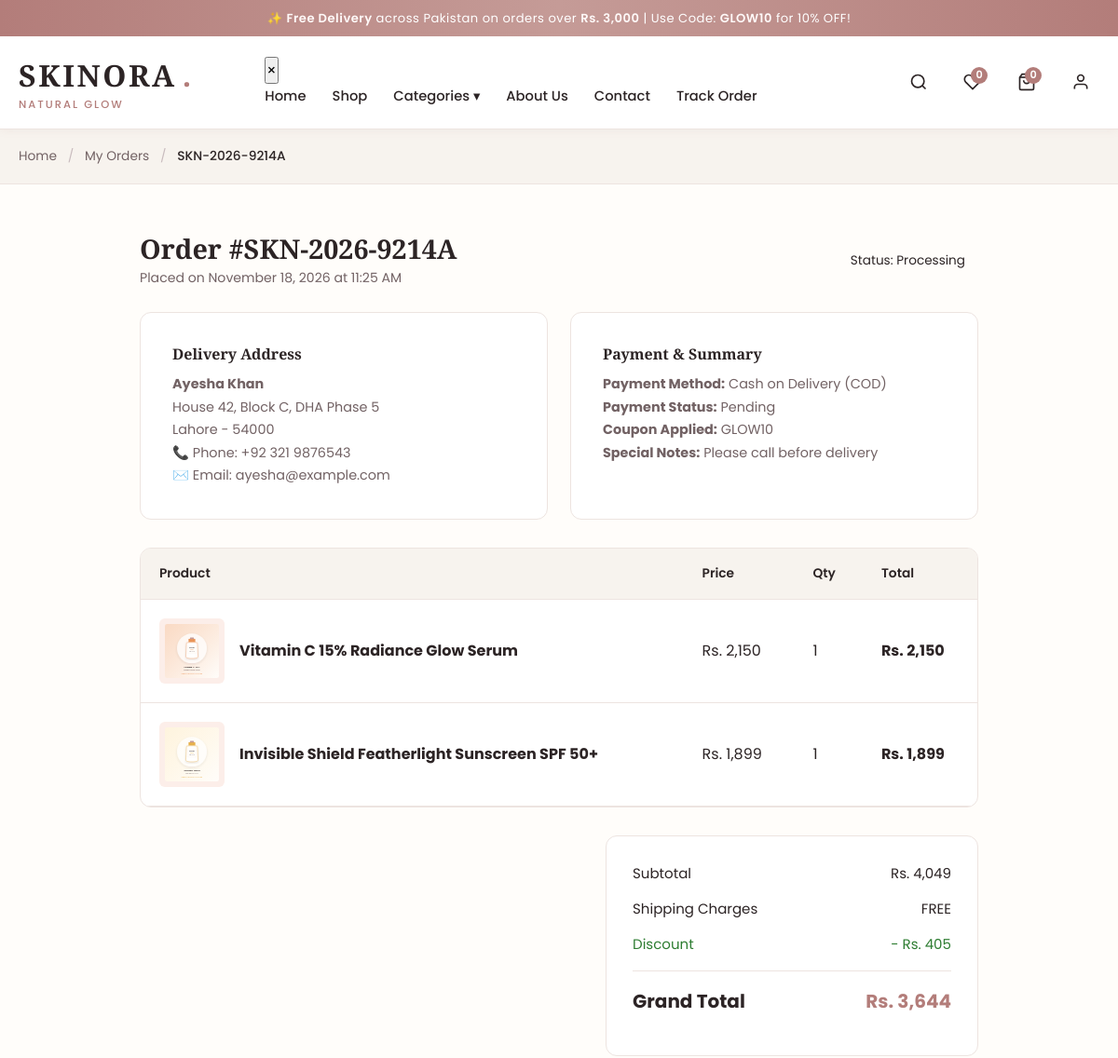
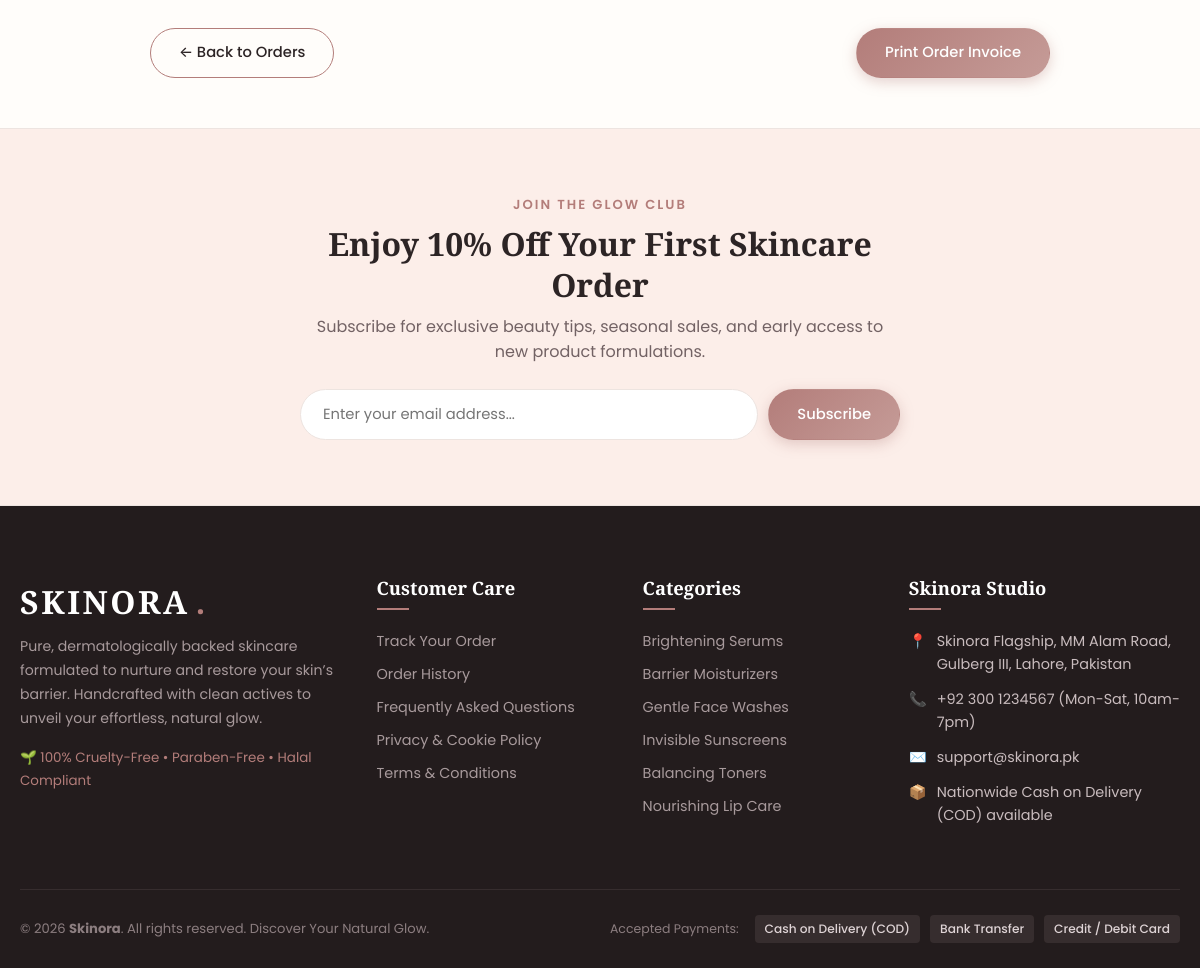
/order-details.php?id=1 (signed in), run on the app's committed database (2 pictures, top to bottom).
### tables this page shows
CREATE TABLE `orders` (
  `id` INT UNSIGNED AUTO_INCREMENT PRIMARY KEY,
  `order_number` VARCHAR(50) NOT NULL UNIQUE,
  `user_id` INT UNSIGNED NULL,
  `customer_name` VARCHAR(120) NOT NULL,
  `customer_email` VARCHAR(150) NOT NULL,
  `customer_phone` VARCHAR(30) NOT NULL,
  `shipping_address` VARCHAR(255) NOT NULL,
  `city` VARCHAR(80) NOT NULL,
  `postal_code` VARCHAR(20) NULL,
  `subtotal` DECIMAL(10,2) NOT NULL,
  `shipping_fee` DECIMAL(10,2) NOT NULL DEFAULT 0.00,
  `discount_amount` DECIMAL(10,2) NOT NULL DEFAULT 0.00,
  `total_amount` DECIMAL(10,2) NOT NULL,
  `payment_method` ENUM('cod', 'card', 'bank_transfer') NOT NULL DEFAULT 'cod',
  `payment_status` ENUM('pending', 'paid', 'failed') NOT NULL DEFAULT 'pending',
  `order_status` ENUM('pending', 'processing', 'shipped', 'delivered', 'cancelled') NOT NULL DEFAULT 'pending',
  `notes` TEXT NULL,
  `coupon_code` VARCHAR(50) NULL,
  `created_at` TIMESTAMP DEFAULT CURRENT_TIMESTAMP,
  `updated_at` TIMESTAMP DEFAULT CURRENT_TIMESTAMP ON UPDATE CURRENT_TIMESTAMP,
  INDEX `idx_order_num` (`order_number`),
  INDEX `idx_order_user` (`user_id`),
  INDEX `idx_order_status` (`order_status`),
  CONSTRAINT `fk_orders_user` FOREIGN KEY (`user_id`) REFERENCES `users` (`id`) ON DELETE SET NULL ON UPDATE CASCADE
);

CREATE TABLE `order_items` (
  `id` INT UNSIGNED AUTO_INCREMENT PRIMARY KEY,
  `order_id` INT UNSIGNED NOT NULL,
  `product_id` INT UNSIGNED NULL,
  `product_name` VARCHAR(200) NOT NULL,
  `product_price` DECIMAL(10,2) NOT NULL,
  `quantity` INT UNSIGNED NOT NULL DEFAULT 1,
  `subtotal` DECIMAL(10,2) NOT NULL,
  INDEX `idx_oitems_order` (`order_id`),
  CONSTRAINT `fk_oitems_order` FOREIGN KEY (`order_id`) REFERENCES `orders` (`id`) ON DELETE CASCADE ON UPDATE CASCADE,
  CONSTRAINT `fk_oitems_prod` FOREIGN KEY (`product_id`) REFERENCES `products` (`id`) ON DELETE SET NULL ON UPDATE CASCADE
);

CREATE TABLE `products` (
  `id` INT UNSIGNED AUTO_INCREMENT PRIMARY KEY,
  `category_id` INT UNSIGNED NULL,
  `name` VARCHAR(200) NOT NULL,
  `slug` VARCHAR(220) NOT NULL UNIQUE,
  `sku` VARCHAR(60) NULL UNIQUE,
  `short_description` VARCHAR(350) NULL,
  `full_description` LONGTEXT NULL,
  `ingredients` TEXT NULL,
  `how_to_use` TEXT NULL,
  `price` DECIMAL(10,2) NOT NULL,
  `sale_price` DECIMAL(10,2) NULL DEFAULT NULL,
  `stock_quantity` INT NOT NULL DEFAULT 0,
  `main_image` VARCHAR(255) NULL,
  `is_featured` TINYINT(1) NOT NULL DEFAULT 0,
  `is_best_seller` TINYINT(1) NOT NULL DEFAULT 0,
  `is_new_arrival` TINYINT(1) NOT NULL DEFAULT 1,
  `status` ENUM('active', 'inactive') NOT NULL DEFAULT 'active',
  `created_at` TIMESTAMP DEFAULT CURRENT_TIMESTAMP,
  `updated_at` TIMESTAMP DEFAULT CURRENT_TIMESTAMP ON UPDATE CURRENT_TIMESTAMP,
  INDEX `idx_prod_category` (`category_id`),
  INDEX `idx_prod_slug` (`slug`),
  INDEX `idx_prod_featured` (`is_featured`),
  INDEX `idx_prod_price` (`price`),
  CONSTRAINT `fk_products_category` FOREIGN KEY (`category_id`) REFERENCES `categories` (`id`) ON DELETE SET NULL ON UPDATE CASCADE
);

### includes/functions.php (called while the page is built, shortened)
<?php
function e(?string $string): string {
    return htmlspecialchars((string)$string, ENT_QUOTES, 'UTF-8');
}
function formatPrice($amount): string {
    return SITE_CURRENCY_SYMBOL . number_format((float)$amount, 0);
}
function getCartSessionId(): string {
    return $_SESSION['cart_session_id'];
}
function getOrCreateCartId(PDO $db, ?int $userId = null): int {
    $sessionId = getCartSessionId();
    if ($userId) {
        $stmt = $db->prepare("SELECT id FROM cart WHERE user_id = ? LIMIT 1");
        $stmt->execute([$userId]);
        $cart = $stmt->fetch();
        $stmt = $db->prepare("SELECT id FROM cart WHERE session_id = ? AND user_id IS NULL LIMIT 1");
        $stmt->execute([$sessionId]);
        $guestCart = $stmt->fetch();
        $stmt = $db->prepare("INSERT INTO cart (user_id, session_id, created_at) VALUES (?, ?, NOW())");
        $stmt->execute([$userId, $sessionId]);
        return (int)$db->lastInsertId();
    }
}
function getCartDetails(PDO $db, ?int $userId = null): array {
    $cartId = getOrCreateCartId($db, $userId);
    $stmt = $db->prepare("
        SELECT ci.id AS item_id, ci.quantity, ci.price AS item_price,
               p.id AS product_id, p.name, p.slug, p.price, p.sale_price, p.stock_quantity, p.main_image,
               c.name AS category_name
        FROM cart_items ci
        JOIN products p ON ci.product_id = p.id
        LEFT JOIN categories c ON p.category_id = c.id
        WHERE ci.cart_id = ?
        ORDER BY ci.id DESC
    ");
    $stmt->execute([$cartId]);
    $items = $stmt->fetchAll();
    $subtotal = 0;
    $totalCount = 0;
    $shippingFee = ($subtotal >= FREE_SHIPPING_THRESHOLD || $subtotal == 0) ? 0 : DEFAULT_SHIPPING_FEE;
    $discountAmount = 0;
    $finalTotal = max(0, ($subtotal - $discountAmount) + $shippingFee);
    return [
        'cart_id' => $cartId,
        'items' => $items,
        'item_count' => $totalCount,
        'subtotal' => $subtotal,
        'shipping_fee' => $shippingFee,
        'discount_amount' => $discountAmount,
        'coupon' => $_SESSION['applied_coupon'] ?? null,
        'final_total' => $finalTotal
    ];
}
function getCartCount(PDO $db, ?int $userId = null): int {
    $cartDetails = getCartDetails($db, $userId);
    return $cartDetails['item_count'];
}

### order-details.php (the view, shortened to what this page needs)
<?php
$orderId = isset($_GET['id']) && is_numeric($_GET['id']) ? (int)$_GET['id'] : 0;
$userId = (int)$_SESSION['user_id'];
$db = getDBConnection();
$stmt = $db->prepare("SELECT * FROM orders WHERE id = ? AND user_id = ? LIMIT 1");
$stmt->execute([$orderId, $userId]);
$order = $stmt->fetch();
$itemsStmt = $db->prepare("
    SELECT oi.*, p.main_image, p.slug
    FROM order_items oi
    LEFT JOIN products p ON oi.product_id = p.id
    WHERE oi.order_id = ?
");
$itemsStmt->execute([$orderId]);
$items = $itemsStmt->fetchAll();
require_once ROOT_PATH . 'includes/header.php';
?>
<div class="breadcrumb">
    <div class="container">
        <a href="<?= BASE_URL ?>index.php">Home</a>
        <span class="separator">/</span>
        <a href="<?= BASE_URL ?>my-orders.php">My Orders</a>
        <span class="separator">/</span>
        <span class="current"><?= e($order['order_number']) ?></span>
    </div>
</div>
<div class="container" style="padding: 50px 20px;">
    <div style="max-width: 900px; margin: 0 auto;">
        <div style="display: flex; justify-content: space-between; align-items: center; margin-bottom: 24px;">
            <div>
                <h2 style="font-size: 1.8rem;">Order #<?= e($order['order_number']) ?></h2>
                <span style="color: #726264; font-size: 0.88rem;">Placed on <?= date('F d, Y \a\t h:i A', strtotime($order['created_at'])) ?></span>
            </div>
            <div>
                <span class="status-pill status-<?= e($order['order_status']) ?>" style="font-size: 0.85rem; padding: 6px 14px;">
                    Status: <?= ucfirst(e($order['order_status'])) ?>
                </span>
            </div>
        </div>
        <div style="display: grid; grid-template-columns: 1fr 1fr; gap: 24px; margin-bottom: 30px;">
            <div class="form-card">
                <h4 style="margin-bottom: 10px;">Delivery Address</h4>
                <p style="font-size: 0.9rem; margin: 0; line-height: 1.7;">
                    <strong><?= e($order['customer_name']) ?></strong><br>
                    <?= e($order['shipping_address']) ?><br>
                    <?= e($order['city']) ?><?= !empty($order['postal_code']) ? ' - ' . e($order['postal_code']) : '' ?><br>
                    📞 Phone: <?= e($order['customer_phone']) ?><br>
                    ✉️ Email: <?= e($order['customer_email']) ?>
                </p>
            </div>
            <div class="form-card">
                <h4 style="margin-bottom: 10px;">Payment & Summary</h4>
                <p style="font-size: 0.9rem; margin: 0; line-height: 1.7;">
                    <strong>Payment Method:</strong> Cash on Delivery (COD)<br>
                    <strong>Payment Status:</strong> <?= ucfirst(e($order['payment_status'])) ?><br>
                    <?php if (!empty($order['coupon_code'])): ?>
                        <strong>Coupon Applied:</strong> <?= e($order['coupon_code']) ?><br>
                    <?php endif; ?>
                    <?php if (!empty($order['notes'])): ?>
                        <strong>Special Notes:</strong> <?= e($order['notes']) ?><br>
                    <?php endif; ?>
                </p>
            </div>
        </div>
        <div class="cart-table-wrapper" style="margin-bottom: 30px;">
            <table class="cart-table">
                <thead>
                    <tr>
                        <th>Product</th>
                        <th>Price</th>
                        <th>Qty</th>
                        <th>Total</th>
                    </tr>
                </thead>
                <tbody>
                    <?php foreach ($items as $item): ?>
                        <tr>
                            <td>
                                <div class="cart-item-info">
                                    <?php if (!empty($item['main_image'])): ?>
                                        <img src="<?= BASE_URL ?>uploads/products/<?= e($item['main_image']) ?>" alt="<?= e($item['product_name']) ?>" class="cart-item-img">
                                    <?php endif; ?>
                                    <div>
                                        <strong><?= e($item['product_name']) ?></strong>
                                    </div>
                                </div>
                            </td>
                            <td><?= formatPrice($item['product_price']) ?></td>
                            <td><?= $item['quantity'] ?></td>
                            <td><strong><?= formatPrice($item['subtotal']) ?></strong></td>
                        </tr>
                    <?php endforeach; ?>
                </tbody>
            </table>
        </div>
        <div class="cart-summary-box" style="max-width: 400px; margin-left: auto;">
            <div class="summary-row">
                <span>Subtotal</span>
                <span><?= formatPrice($order['subtotal']) ?></span>
            </div>
            <div class="summary-row">
                <span>Shipping Charges</span>
                <span><?= $order['shipping_fee'] > 0 ? formatPrice($order['shipping_fee']) : 'FREE' ?></span>
            </div>
            <?php if ($order['discount_amount'] > 0): ?>
                <div class="summary-row" style="color: #2e7d32;">
                    <span>Discount</span>
                    <span>- <?= formatPrice($order['discount_amount']) ?></span>
                </div>
            <?php endif; ?>
            <div class="summary-row summary-total">
                <span>Grand Total</span>
                <span style="color: #b37d7a;"><?= formatPrice($order['total_amount']) ?></span>
            </div>
        </div>
        <div style="margin-top: 30px; display: flex; justify-content: space-between;">
            <a href="<?= BASE_URL ?>my-orders.php" class="btn btn-outline">&larr; Back to Orders</a>
            <button onclick="window.print()" class="btn btn-primary">Print Order Invoice</button>
        </div>
    </div>
</div>
<?php require_once ROOT_PATH . 'includes/footer.php'; ?>

### assets/css/style.css (style rules this page uses)
:root { --primary: #b37d7a; --primary-light: #e8b4b8; --primary-dark: #8c5b59; --rose-gold: #c59b97; --blush: #fceee9; --soft-beige: #f7f3ee; --cream: #fffdfa; --white: #ffffff; --dark-charcoal: #2c2425; --text-muted: #726264; --border-color: #ede4e0; --border-light: #f3ece8; --success: #2e7d32; --success-bg: #e8f5e9; --error: #d32f2f; --error-bg: #ffebee; --warning: #ed6c02; --warning-bg: #fff3e0; --info: #0288d1; --info-bg: #e1f5fe; --shadow-sm: 0 2px 8px rgba(179, 125, 122, 0.08); --shadow-md: 0 6px 20px rgba(179, 125, 122, 0.12); --shadow-lg: 0 12px 36px rgba(179, 125, 122, 0.16); --radius-sm: 6px; --radius-md: 12px; --radius-lg: 20px; --radius-pill: 50px; --transition: all 0.3s cubic-bezier(0.25, 0.8, 0.25, 1); }
*, *::before, *::after { margin: 0; padding: 0; box-sizing: border-box; }
html { font-size: 16px; scroll-behavior: smooth; }
body { font-family: 'Poppins', -apple-system, BlinkMacSystemFont, 'Segoe UI', Roboto, sans-serif; background-color: var(--cream); color: var(--dark-charcoal); line-height: 1.6; overflow-x: hidden; -webkit-font-smoothing: antialiased; }
h1, h2, h3, h4, h5, h6 { font-family: 'Playfair Display', Georgia, serif; font-weight: 600; color: var(--dark-charcoal); line-height: 1.3; }
p { margin-bottom: 1rem; color: var(--text-muted); }
a { color: inherit; text-decoration: none; transition: var(--transition); }
img { max-width: 100%; height: auto; display: block; }
button, input, select, textarea { font-family: inherit; font-size: inherit; }
.container { width: 100%; max-width: 1240px; margin: 0 auto; padding: 0 20px; }
.btn { display: inline-flex; align-items: center; justify-content: center; gap: 8px; padding: 12px 28px; font-size: 0.92rem; font-weight: 500; border-radius: var(--radius-pill); cursor: pointer; transition: var(--transition); border: 1px solid transparent; text-align: center; }
.btn-primary { background: linear-gradient(135deg, #b37d7a 0%, #c59b97 100%); color: var(--white); box-shadow: 0 4px 14px rgba(179, 125, 122, 0.35); }
.btn-outline { background: transparent; color: var(--dark-charcoal); border-color: var(--primary); }
.breadcrumb { padding: 18px 0; background: var(--soft-beige); border-bottom: 1px solid var(--border-color); font-size: 0.86rem; }
.breadcrumb a { color: var(--text-muted); }
.breadcrumb span.separator { margin: 0 8px; color: #c9bcbe; }
.breadcrumb span.current { color: var(--dark-charcoal); font-weight: 500; }
.cart-table-wrapper { background: var(--white); border: 1px solid var(--border-color); border-radius: var(--radius-md); overflow: hidden; }
.cart-table { width: 100%; border-collapse: collapse; }
.cart-table th { background: var(--soft-beige); padding: 16px 20px; text-align: left; font-size: 0.86rem; font-weight: 600; color: var(--dark-charcoal); border-bottom: 1px solid var(--border-color); }
.cart-table td { padding: 20px; border-bottom: 1px solid var(--border-color); vertical-align: middle; }
.cart-item-info { display: flex; align-items: center; gap: 16px; }
.cart-item-img { width: 70px; height: 70px; border-radius: var(--radius-sm); background: var(--blush); padding: 6px; object-fit: contain; }
.cart-summary-box { background: var(--white); border: 1px solid var(--border-color); border-radius: var(--radius-md); padding: 28px; height: fit-content; }
.summary-row { display: flex; justify-content: space-between; margin-bottom: 14px; font-size: 0.94rem; }
.summary-total { border-top: 1px solid var(--border-color); padding-top: 16px; margin-top: 16px; font-size: 1.25rem; font-weight: 700; color: var(--dark-charcoal); }
.form-card { background: var(--white); border: 1px solid var(--border-color); border-radius: var(--radius-md); padding: 34px; }

### data on the page
orders: order_number "SKN-2026-9214A", created_at "November 18, 2026 at 11:25 AM", order_status "Processing", customer_name "Ayesha Khan", shipping_address "House 42, Block C, DHA Phase 5", city "Lahore", postal_code "54000", customer_phone "+92 321 9876543", customer_email "ayesha@example.com", payment_status "Pending", coupon_code "GLOW10", notes "Please call before delivery", subtotal "Rs. 4,049", discount_amount "Rs. 405", total_amount "Rs. 3,644"
order_items: product.main_image (picture), product_name "Vitamin C 15% Radiance Glow Serum", product_price "Rs. 2,150", quantity "1", subtotal "Rs. 2,150"
order_items: product.main_image (picture), product_name "Invisible Shield Featherlight Sunscreen SPF 50+", product_price "Rs. 1,899", quantity "1", subtotal "Rs. 1,899"

### other printed values
formatPrice(FREE_SHIPPING_THRESHOLD) "Rs. 3,000"
$wishlistCount "0"
$cartCount "0"
SUPPORT_PHONE "+92 300 1234567"
SUPPORT_EMAIL "support@skinora.pk"
SITE_NAME "Skinora"
